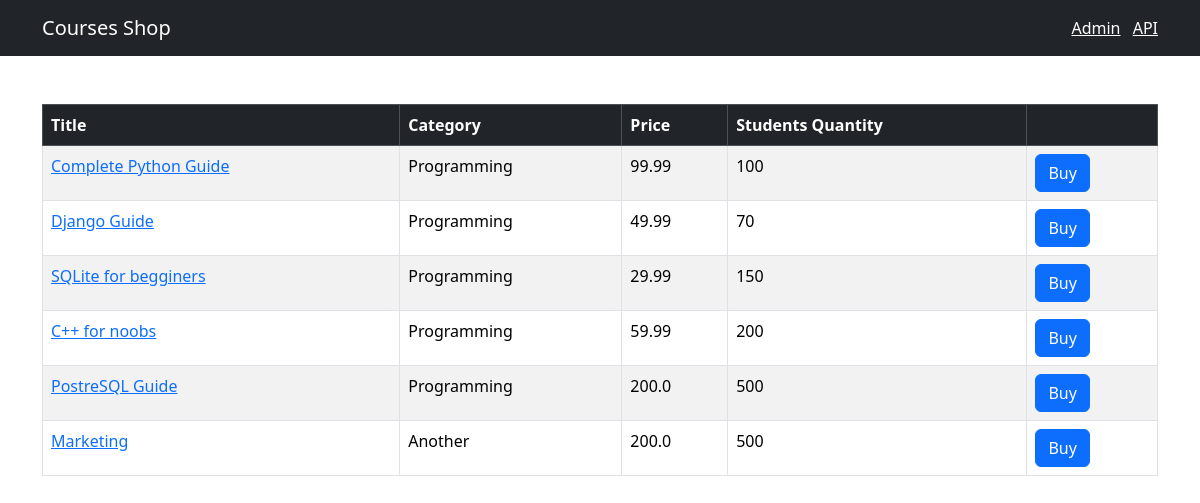
The app's page /shop/ with its own data.
### shop/models.py (models this page shows, shortened)
class Course(models.Model):
    title = models.CharField(max_length=300)
    price = models.FloatField()
    students_qty = models.IntegerField()
    reviews_qty = models.IntegerField()
    category = models.ForeignKey(Category, on_delete=models.CASCADE)  # при удалении категории
    created_at = models.DateTimeField(default=timezone.now)

class Category(models.Model):
    title = models.CharField(max_length=255)  # максимальное значение длины строки
    created_at = models.DateTimeField(default=timezone.now)
    def __str__(self):
        return self.title
    """Показывает реальное название категории
    Programming а не Categoryes1"""

### shop/views.py (the view)
# urls.py: path('', include(api.urls), name='index')
def index(request):
    courses = Course.objects.all()
    return render(request, 'shop/courses.html', {'courses': courses})

### templates/shop/courses.html (shortened to what this page needs)
{% extends 'base.html' %}
{% block content %}
<table class="table mt-5 table-bordered table-striped table-hover">
    <thead class="table-dark">
        <tr>
            <th>Title</th>
            <th>Category</th>
            <th>Price</th>
            <th>Students Quantity</th>
            <th></th>
        </tr>
    </thead>
    <tbody>
        {% for course in courses %}
        <tr>
            <td>
                <a href={% url "shop:single_course" course.id %}> {{course.title}}</a>
            </td>
            <td>{{course.category}}</td>
            <td>{{course.price}}</td>
            <td>{{course.students_qty}}</td>
            <td><button class="btn btn-primary">Buy</button></td>
        </tr>
        {% endfor %}
    </tbody>
</table>
{% endblock %}

### templates/base.html (shortened to what this page needs)
<!DOCTYPE html>
<html lang="en">
<head>
    <link href="https://cdn.jsdelivr.net/npm/bootstrap@5.3.2/dist/css/bootstrap.min.css" rel="stylesheet">
</head>
<body>
    <nav class="navbar navbar-dark bg-dark">
        <div class="container">
            <a href={% url "shop:index" %} class="navbar-brand">Courses Shop</a>
            <span class="navbar-text">
                <a href="/admin/" class="me-2" target="_blank">Admin</a>
                <a href="/api/v1/" target="_blank">API</a>
            </span>
        </div>
    </nav>
    <main class="container">
        {% block content %}
        {% endblock %}
    </main>
</body>
</html>

### records on screen
Course: title "Complete Python Guide", category "Programming", price "99.99", students_qty "100"
Course: title "Django Guide", category "Programming", price "49.99", students_qty "70"
Course: title "SQLite for begginers", category "Programming", price "29.99", students_qty "150"
Course: title "C++ for noobs", category "Programming", price "59.99", students_qty "200"
Course: title "PostreSQL Guide", category "Programming", price "200.0", students_qty "500"
Course: title "Marketing", category "Another", price "200.0", students_qty "500"
